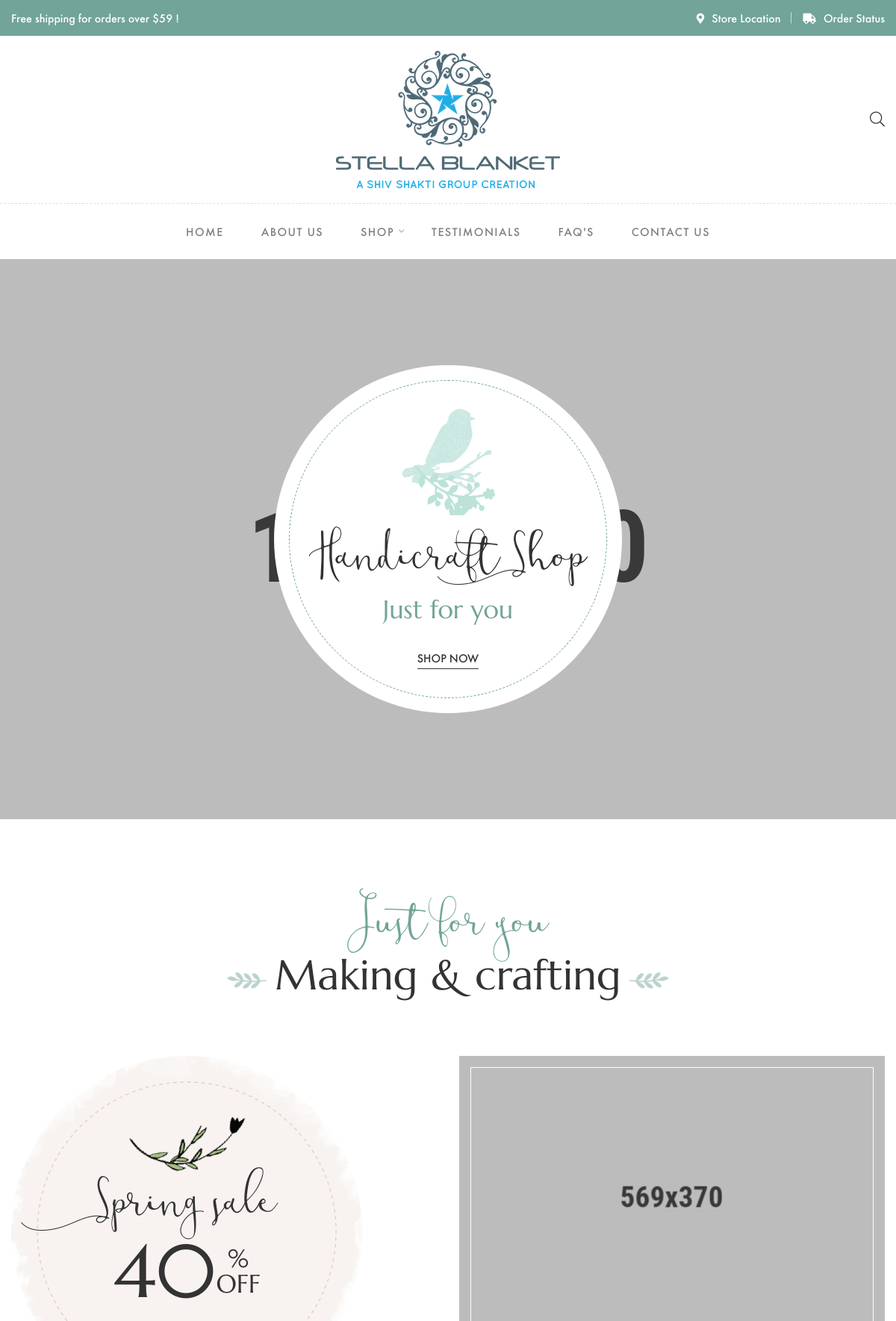
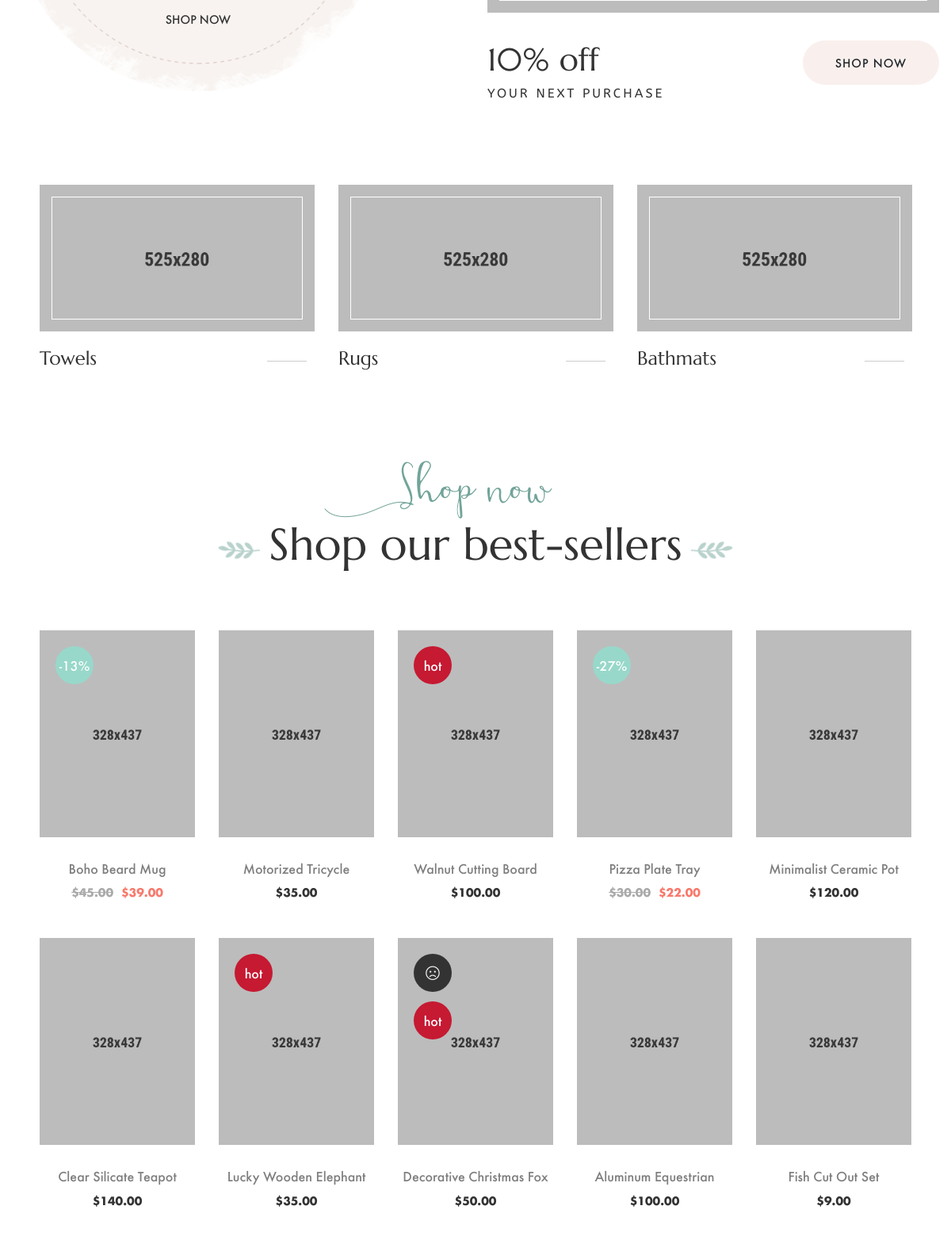
The page / (upper part) on the database its author committed (2 pictures, top to bottom).
### tables this page shows
CREATE TABLE `tb_category` (
  `id` int(11) NOT NULL,
  `category_name` varchar(50) NOT NULL,
  `is_active` int(11) NOT NULL,
  `timestamp` timestamp NOT NULL DEFAULT CURRENT_TIMESTAMP ON UPDATE CURRENT_TIMESTAMP
);

### carousel_category.php (the view, shortened to what this page needs)
<div class="section section-fluid section-padding pt-0">
    <div class="container">
        <div class="category-banner1-carousel">
            <?php
            $sql="SELECT * FROM tb_category where is_active  =1";
            $categories=mysqli_query($mysqliconn,$sql);
            while($rows=mysqli_fetch_array($categories)){
            ?>
            <div class="col">
                <div class="category-banner1">
                    <div class="inner">
                        <a href="shop.html" class="image"><img src="assets/images/banner/category/banner-s1-1.jpg" alt=""></a>
                        <div class="content">
                            <h3 class="title">
                                <a href="shop.html" ><?php echo  $rows['category_name']; ?></a>
                            </h3>
                        </div>
                    </div>
                </div>
            </div>
            <?php }?>
        </div>
    </div>
</div>

### rows shown on the page
tb_category: category_name "Towels"
tb_category: category_name "Rugs"
tb_category: category_name "Bathmats"
